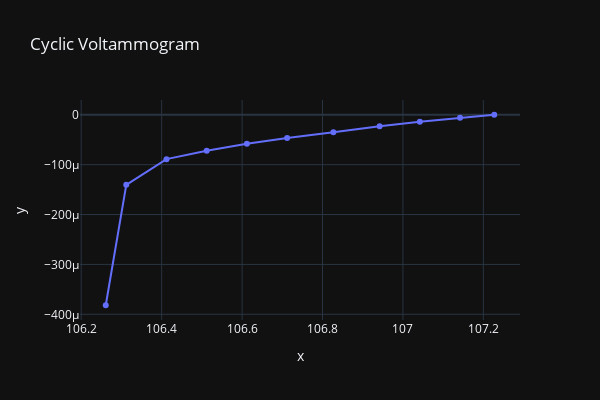

Here is the notebook cell this chart was saved with:
### Code cell
# step 3 check if index on the left side is the same cycle and redox direction. If it is then add the new point

if len(data.query('index == @max_index and cycle == @cycle_num and redox == @direction and current > 0')) > 0:
    
    current_to_int = neg_current['current'].to_numpy()
    time_to_int = neg_current['time'].to_numpy()

    x1 = neg_current['time'].iloc[-1]
    x2 = data.query('index == @max_index')['time'].iloc[0]
    y1 = neg_current['current'].iloc[-1]
    y2 = data.query('index == @max_index')['current'].iloc[0]

    slope = (y2 - y1) / (x2 - x1)
    intercept = y1 - slope * x1
    root = -intercept / slope

    current_to_int = np.append(current_to_int, 0)
    time_to_int = np.append(time_to_int, root)

    px.line(x=time_to_int, y=current_to_int, title='Cyclic Voltammogram', template='plotly_dark', width=600, height=400, markers=True).show()

    area = integrate.simpson(current_to_int, time_to_int)

area

### Figure 1 — Plotly figure (JSON) as saved in the notebook; plotly's stock layout.template omitted (floating-point values rounded to 4 significant figures)
{"data": [{"hovertemplate": "x=%{x}<br>y=%{y}<extra></extra>", "legendgroup": "", "line": {"color": "#636efa", "dash": "solid"}, "marker": {"symbol": "circle"}, "mode": "markers+lines", "name": "", "orientation": "v", "showlegend": false, "type": "scatter", "x": [106.3, 106.3, 106.4, 106.5, 106.6, 106.7, 106.8, 106.9, 107.0, 107.1, 107.2], "xaxis": "x", "y": [-0.0003818, -0.0001405, -8.897e-05, -7.221e-05, -5.828e-05, -4.653e-05, -3.511e-05, -2.302e-05, -1.424e-05, -6.216e-06, 0], "yaxis": "y"}], "layout": {"height": 400, "legend": {"tracegroupgap": 0}, "title": {"text": "Cyclic Voltammogram"}, "width": 600, "xaxis": {"anchor": "y", "domain": [0, 1], "title": {"text": "x"}}, "yaxis": {"anchor": "x", "domain": [0, 1], "title": {"text": "y"}}}}
